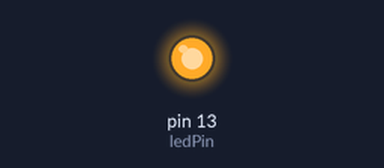
Recording of a sketch running on a simulated Arduino Uno, built with avr-gcc and run on an emulated ATmega328P. On the bench: output pins drawn as LEDs (lit = HIGH).

Above: at 0.12 s.
At 11.3 s:
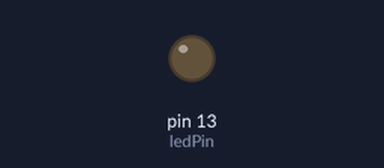
Timing chart, 0 to 16.9 s (numbered marks = the images above):
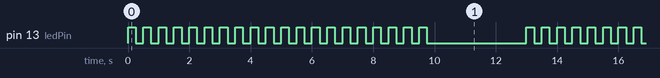

Measured:
- by itself, pin 13 (ledPin): repeats every 13.0 s: HIGH 0.25 s, LOW 3.3 s, 19 × (HIGH 0.25 s, LOW 0.25 s)
- by itself, everything shown: repeats every 13.0 s, in 40 steps

The sketch:

sketch4_02.ino
```cpp
/* BEGIN PV */
const int ledPin = 13;
const int delayPeriod = 250;
/* END PV */

void setup() {
  // put your setup code here, to run once:
  pinMode(ledPin, OUTPUT);
}

void loop() {
  // put your main code here, to run repeatedly:
  flash(20, delayPeriod);
  delay(3000);
}

void flash(int numFlash, int delayTime)
{
  for(int i = 0; i < numFlash; ++i)
  {
    digitalWrite(ledPin, HIGH);
    delay(delayTime);
    digitalWrite(ledPin, LOW);
    delay(delayTime);
  }
}
```
